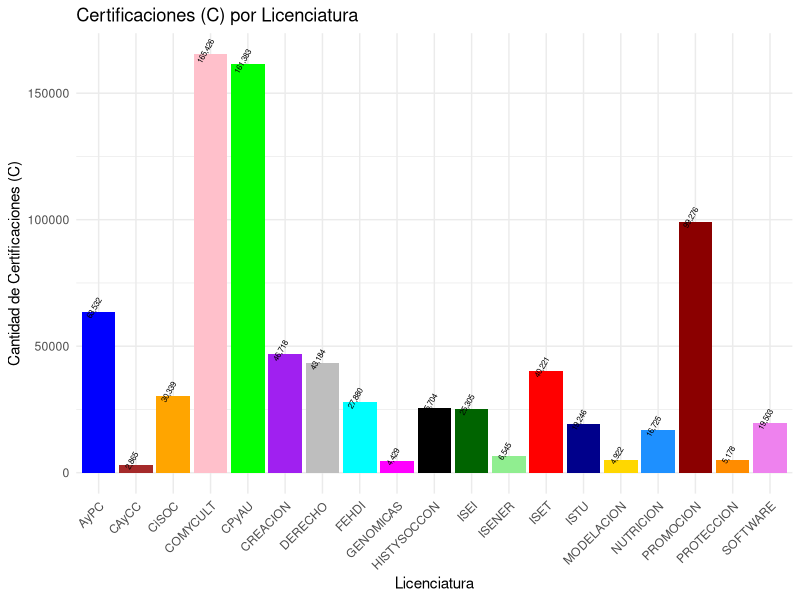
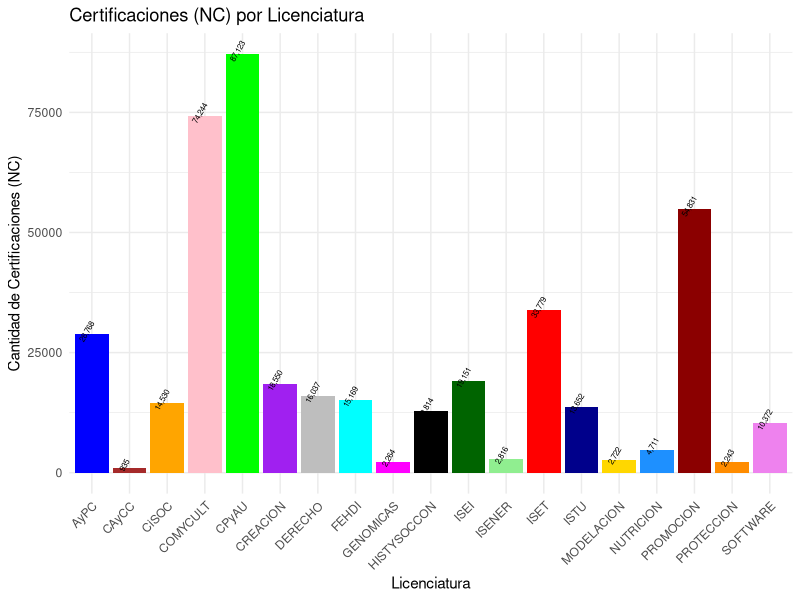

Generate these figures, in order, with R:
# Crea un dataframe con los datos
data <- data.frame(
  Licenciatura = c("ISET", "AyPC", "CPyAU", "CAyCC", "GENOMICAS", "CiSOC", "COMYCULT", "CREACION", "DERECHO", "FEHDI", "HISTYSOCCON", "SOFTWARE", "ISTU", "ISEI", "ISENER", "MODELACION", "NUTRICION", "PROMOCION", "PROTECCION"),
  C = c(40221, 63532, 161383, 2865, 4429, 30339, 165426, 46718, 43184, 27880, 25704, 19503, 19246, 25305, 6545, 4922, 16725, 99276, 5178),
  NC = c(33779, 28768, 87123, 935, 2264, 14530, 74244, 18550, 16037, 15169, 12814, 10372, 13652, 19151, 2816, 2722, 4711, 54831, 2243)
)

# Cargar la librería ggplot2
library(ggplot2)
library(reshape2)

# Crear un gráfico de barras para C
# Crear un gráfico de barras para C
# Crear un gráfico de barras para C
colores <- c(
  "ISET" = "red", "AyPC" = "blue", "CPyAU" = "green", "CAyCC" = "brown", "GENOMICAS" = "magenta",
  "CiSOC" = "orange", "COMYCULT" = "pink", "CREACION" = "purple", "DERECHO" = "gray", "FEHDI" = "cyan",
  "HISTYSOCCON" = "black", "SOFTWARE" = "violet", "ISTU" = "darkblue", "ISEI" = "darkgreen", "ISENER" = "lightgreen",
  "MODELACION" = "gold", "NUTRICION" = "dodgerblue", "PROMOCION" = "darkred", "PROTECCION" = "darkorange"
)

# Crear un gráfico de barras para C
p_C <- ggplot(data, aes(x = Licenciatura, y = C, fill = Licenciatura)) +
  geom_bar(stat = "identity") +
  labs(
    title = "Certificaciones (C) por Licenciatura",
    x = "Licenciatura",
    y = "Cantidad de Certificaciones (C)"
  ) +
  scale_fill_manual(values = colores) +  # Asignar colores según el diccionario colores
  theme_minimal() +
  theme(axis.text.x = element_text(angle = 45, hjust = 1), legend.position = "none")  # Inclinar las etiquetas en un ángulo de 45 grados

# Agregar etiquetas de valores para C
p_C <- p_C + geom_text(aes(label = ifelse(C > 1000, format(C, big.mark = ","), as.character(C))),
                       vjust = -0.5, size = 2, angle = 60)

# Crear un gráfico de barras para NC
p_NC <- ggplot(data, aes(x = Licenciatura, y = NC, fill = Licenciatura)) +
  geom_bar(stat = "identity") +
  labs(
    title = "Certificaciones (NC) por Licenciatura",
    x = "Licenciatura",
    y = "Cantidad de Certificaciones (NC)"
  ) +
  scale_fill_manual(values = colores) +  # Asignar colores según el diccionario colores
  theme_minimal() +
  theme(axis.text.x = element_text(angle = 45, hjust = 1), legend.position = "none")  # Inclinar las etiquetas en un ángulo de 45 grados

# Agregar etiquetas de valores para NC
p_NC <- p_NC + geom_text(aes(label = ifelse(NC > 1000, format(NC, big.mark = ","), as.character(NC))),
                         vjust = -0.5, size = 2, angle = 60)

# Imprimir los gráficos
print(p_C)
print(p_NC)
